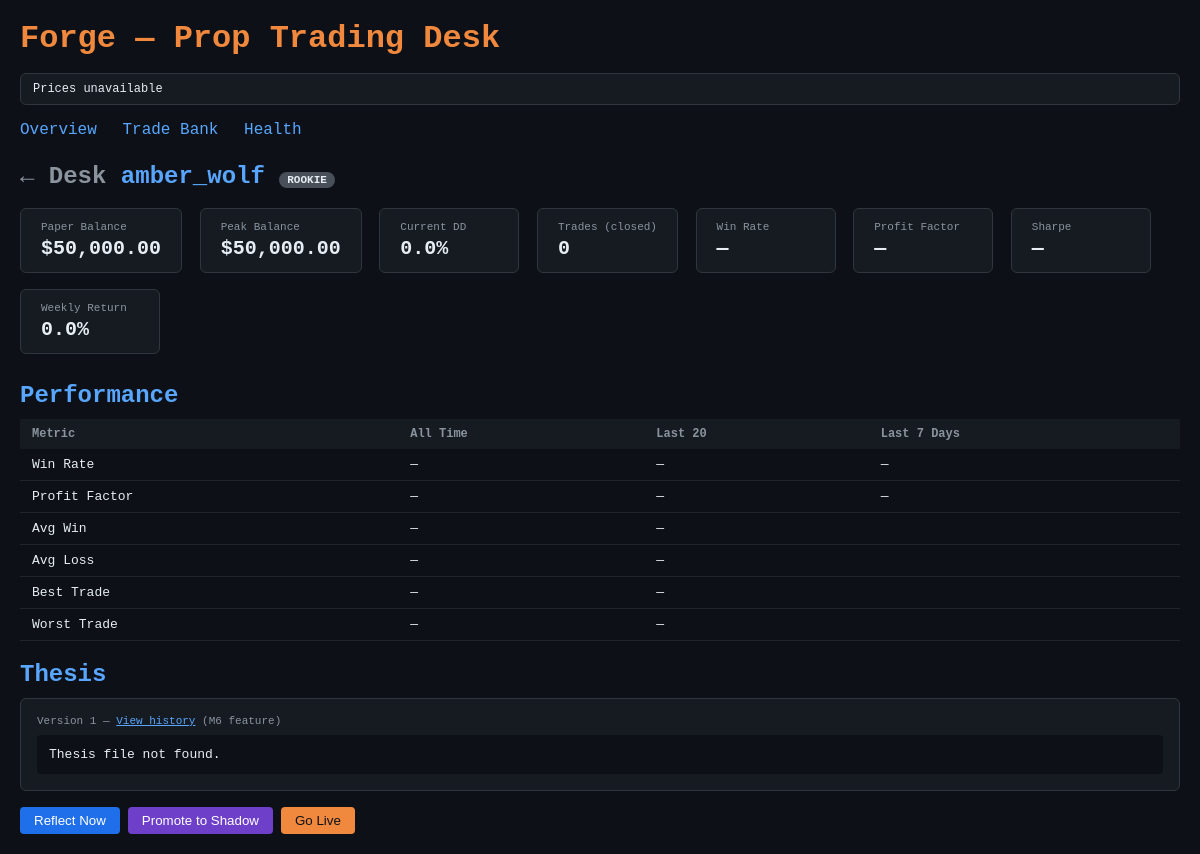
The app's page /agents/amber_wolf with its own data.
### tables this page shows
CREATE TABLE agents (
    id TEXT PRIMARY KEY,
    name TEXT NOT NULL,
    status TEXT NOT NULL DEFAULT 'rookie',
    spawn_date TEXT NOT NULL,
    cull_date TEXT,
    config_json TEXT NOT NULL DEFAULT '{}',
    current_thesis_version INTEGER NOT NULL DEFAULT 1
);

CREATE TABLE accounts (
    id INTEGER PRIMARY KEY AUTOINCREMENT,
    agent_id TEXT NOT NULL,
    mode TEXT NOT NULL DEFAULT 'paper',
    balance REAL NOT NULL,
    peak_balance REAL NOT NULL,
    recorded_at TEXT NOT NULL,
    FOREIGN KEY (agent_id) REFERENCES agents(id)
);

### web/app.py (the view)
@app.get("/agents/{name}", response_class=HTMLResponse)
async def agent_detail(request: Request, name: str):
    conn = app.state.conn
    provider = getattr(app.state, "provider", None)
    config = getattr(app.state, "config", None)
    data_source = (
        data_source_map.get(config.get("data_source", "stub"), "STUB")
        if config
        else "STUB"
    )
    exchange_ok = provider is not None and getattr(provider._backend, "available", True)
    agent = conn.execute("SELECT * FROM agents WHERE id = ?", (name,)).fetchone()
    if not agent:
        return HTMLResponse("Agent not found", status_code=404)
    agent = dict(agent)
    aid = agent["id"]
    account = conn.execute(
        "SELECT * FROM accounts WHERE agent_id = ? AND mode = 'paper' ORDER BY id DESC LIMIT 1",
        (aid,),
    ).fetchone()
    account_dict = (
        dict(account) if account else {"balance": 50000.0, "peak_balance": 50000.0}
    )
    peak = account_dict["peak_balance"]
    max_dd = (peak - account_dict["balance"]) / peak if peak > 0 else 0.0
    metrics = compute_metrics(conn, aid)
    open_positions = conn.execute(
        "SELECT * FROM positions WHERE agent_id = ?", (aid,)
    ).fetchall()
    trade_history = conn.execute(
        "SELECT * FROM trades WHERE agent_id = ? ORDER BY entry_timestamp DESC LIMIT 50",
        (aid,),
    ).fetchall()
    thesis_version = agent.get("current_thesis_version", 1)
    thesis_path = Path("agents/theses") / f"{aid}_v{thesis_version}.md"
    try:
        thesis_text = thesis_path.read_text(encoding="utf-8")
    except FileNotFoundError:
        thesis_text = "Thesis file not found."
    return templates.TemplateResponse(
        "agent_detail.html",
        {
            "request": request,
            "agent": agent,
            "account": account_dict,
            "max_drawdown": max_dd,
            "metrics": metrics,
            "open_positions": [dict(p) for p in open_positions],
            "trade_history": [dict(t) for t in trade_history],
            "thesis_version": thesis_version,
            "thesis_text": thesis_text,
            "data_source": data_source,
            "exchange_ok": exchange_ok,
        },
    )

### web/templates/agent_detail.html (shortened to what this page needs)
{% extends "base.html" %}
{% block content %}
<h2>
  <a href="/" style="color:#8b949e;text-decoration:none;">&larr; Desk</a>
  {{ agent.name }}
  <span class="badge badge-{{ agent.status }}">{{ agent.status.upper() }}</span>
</h2>
<div>
  <div class="stat-card">
    <div class="stat-label">Paper Balance</div>
    <div class="stat-value" id="ag-balance">${{ "{:,.2f}".format(account.get('balance', 50000)) }}</div>
  </div>
  <div class="stat-card">
    <div class="stat-label">Peak Balance</div>
    <div class="stat-value">${{ "{:,.2f}".format(account.get('peak_balance', 50000)) }}</div>
  </div>
  <div class="stat-card">
    <div class="stat-label">Current DD</div>
    <div class="stat-value loss">{{ "{:.1%}".format(max_drawdown) }}</div>
  </div>
  <div class="stat-card">
    <div class="stat-label">Trades (closed)</div>
    <div class="stat-value">{{ metrics.closed_trades }}</div>
  </div>
  <div class="stat-card">
    <div class="stat-label">Win Rate</div>
    <div class="stat-value {{ 'win' if metrics.win_rate >= 0.55 else ('loss' if metrics.win_rate > 0 else '') }}">
      {{ "{:.1%}".format(metrics.win_rate) if metrics.win_rate > 0 else '—' }}
    </div>
  </div>
  <div class="stat-card">
    <div class="stat-label">Profit Factor</div>
    <div class="stat-value {{ 'win' if metrics.profit_factor >= 1.4 else ('loss' if metrics.profit_factor > 0 else '') }}">
      {{ "{:.2f}".format(metrics.profit_factor) if metrics.profit_factor > 0 else '—' }}
    </div>
  </div>
  <div class="stat-card">
    <div class="stat-label">Sharpe</div>
    <div class="stat-value {{ 'win' if metrics.sharpe >= 1.5 else ('loss' if metrics.sharpe > 0 else '') }}">
      {{ "{:.2f}".format(metrics.sharpe) if metrics.sharpe > 0 else '—' }}
    </div>
  </div>
  <div class="stat-card">
    <div class="stat-label">Weekly Return</div>
    <div class="stat-value {{ 'win' if metrics.last_7d_return > 0 else ('loss' if metrics.last_7d_return < 0 else '') }}">
      {{ "{:+.2%}".format(metrics.last_7d_return) if metrics.last_7d_return != 0 else '0.0%' }}
    </div>
  </div>
</div>
<h2>Performance</h2>
<table>
  <tr><th>Metric</th><th>All Time</th><th>Last 20</th><th>Last 7 Days</th></tr>
  <tr>
    <td>Win Rate</td>
    <td>{{ "{:.1%}".format(metrics.win_rate) if metrics.win_rate > 0 else '—' }}</td>
    <td>{{ "{:.1%}".format(metrics.last_20_win_rate) if metrics.last_20_win_rate > 0 else '—' }}</td>
    <td>—</td>
  </tr>
  <tr>
    <td>Profit Factor</td>
    <td>{{ "{:.2f}".format(metrics.profit_factor) if metrics.profit_factor > 0 else '—' }}</td>
    <td>{{ "{:.2f}".format(metrics.last_20_pf) if metrics.last_20_pf > 0 else '—' }}</td>
    <td>—</td>
  </tr>
  <tr>
    <td>Avg Win</td>
    <td>{{ "{:+.2%}".format(metrics.avg_win_pct) if metrics.avg_win_pct != 0 else '—' }}</td>
    <td colspan="2">—</td>
  </tr>
  <tr>
    <td>Avg Loss</td>
    <td>{{ "{:.2%}".format(metrics.avg_loss_pct) if metrics.avg_loss_pct != 0 else '—' }}</td>
    <td colspan="2">—</td>
  </tr>
  <tr>
    <td>Best Trade</td>
    <td>{{ "{:+.2%}".format(metrics.best_trade_pct) if metrics.best_trade_pct != 0 else '—' }}</td>
    <td colspan="2">—</td>
  </tr>
  <tr>
    <td>Worst Trade</td>
    <td>{{ "{:.2%}".format(metrics.worst_trade_pct) if metrics.worst_trade_pct != 0 else '—' }}</td>
    <td colspan="2">—</td>
  </tr>
</table>
<h2>Thesis</h2>
<div style="background:#161b22;border:1px solid #30363d;border-radius:6px;padding:16px;margin-top:8px;">
  <div style="color:#8b949e;font-size:11px;margin-bottom:8px;">
    Version {{ thesis_version }} &mdash;
    <a href="#" style="color:#58a6ff;">View history</a>
    (M6 feature)
  </div>
  <pre style="white-space:pre-wrap;color:#e6edf3;font-size:13px;background:#0d1117;padding:12px;border-radius:4px;">{{ thesis_text }}</pre>
</div>
<div style="margin-top:16px;display:flex;gap:8px;">
  <button onclick="alert('Reflection triggered (M6 feature placeholder)')" style="background:#1f6feb;color:#fff;border:none;border-radius:4px;padding:6px 14px;cursor:pointer;">Reflect Now</button>
  <button onclick="alert('Promote to Shadow (M9 feature placeholder)')" style="background:#6e40c9;color:#fff;border:none;border-radius:4px;padding:6px 14px;cursor:pointer;">Promote to Shadow</button>
  <button onclick="alert('Go Live (M9 feature placeholder)')" style="background:#f0883e;color:#0d1117;border:none;border-radius:4px;padding:6px 14px;cursor:pointer;">Go Live</button>
</div>
{% endblock %}

### web/templates/base.html (style rules this page uses)
* { box-sizing: border-box; margin: 0; padding: 0; }
body { font-family: 'Courier New', monospace; background: #0d1117; color: #e6edf3; padding: 20px; }
h2 { color: #58a6ff; margin: 20px 0 10px; }
table { width: 100%; border-collapse: collapse; margin-top: 8px; }
th { background: #161b22; color: #8b949e; text-align: left; padding: 8px 12px; font-size: 12px; }
td { padding: 8px 12px; border-bottom: 1px solid #21262d; font-size: 13px; }
.badge { display: inline-block; padding: 2px 8px; border-radius: 12px; font-size: 11px; font-weight: bold; }
.badge-rookie { background: #484f58; color:#e6edf3; }
.loss { color: #f85149; }
.stat-card { display: inline-block; background: #161b22; border: 1px solid #30363d; border-radius: 6px; padding: 12px 20px; margin: 8px 8px 8px 0; min-width: 140px; }
.stat-label { color: #8b949e; font-size: 11px; }
.stat-value { color: #e6edf3; font-size: 20px; font-weight: bold; margin-top: 4px; }

### records on screen
agents: name "amber_wolf", status "ROOKIE"
accounts: balance "50,000.00", peak_balance "50,000.00"

### other values on screen
{{ "{:.1%}".format(max_drawdown) }} "0.0%"
{{ metrics.closed_trades }} "0"
{{ "{:.1%}".format(metrics.win_rate) if metrics.win_rate > 0 else '—' }} "—"
{{ "{:.2f}".format(metrics.sharpe) if metrics.sharpe > 0 else '—' }} "—"
{{ "{:.2f}".format(metrics.last_20_pf) if metrics.last_20_pf > 0 else '—' }} "—"
{{ thesis_version }} "1"
{{ thesis_text }} "Thesis file not found."
